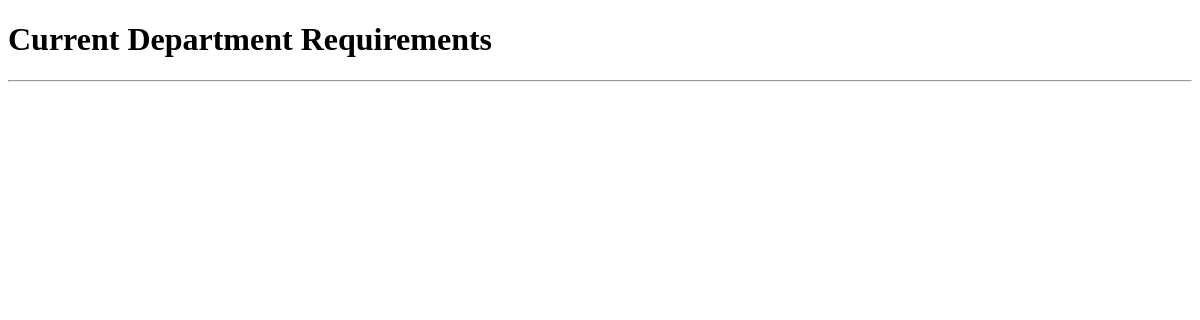
The app's page /degree_checklist/department_requirements_list, older data.
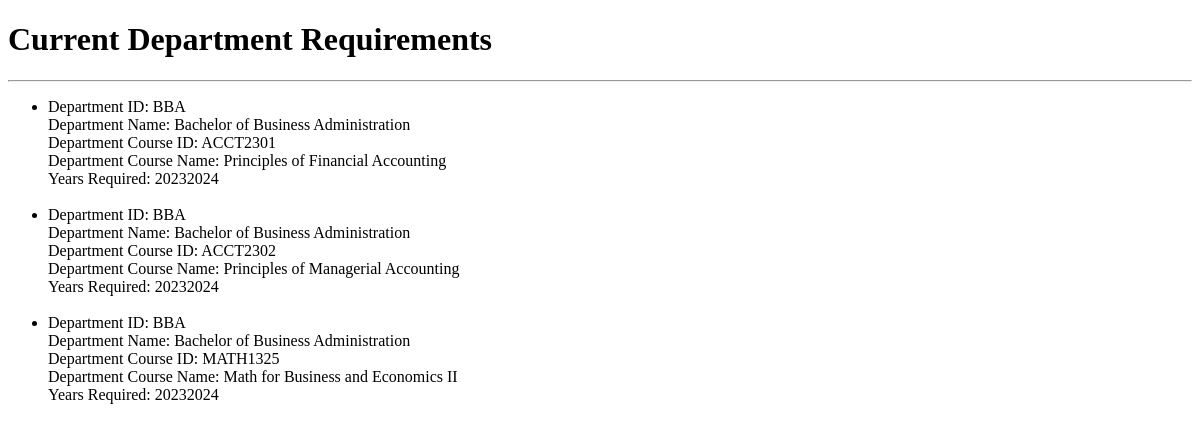
The same page, newer data.
### degree_checklist/models.py (models this page shows, shortened)
class Department_Requirements(models.Model):
    DepartmentID = models.CharField(max_length=10, help_text="Department ID")
    DepartmentName = models.CharField(
        max_length=50, help_text="Department Name")
    DepCourseID = models.CharField(max_length=10, help_text="Course ID")
    DepCourseName = models.CharField(
        max_length=75, help_text="Course Name", null=True)
    YearsRequired = models.IntegerField(help_text="List of Years Required")

### degree_checklist/views.py (the view)
# urls.py: path('degree_checklist/department_requirements_list',
def department_requirements_list(request):
    context = {}
    context["department_requirements_list"] = Department_Requirements.objects.all(
    ).order_by('DepartmentID', 'DepartmentName', 'DepCourseID').values()
    return render(request, 'degree_checklist/department_requirements_list.html', context)

### degree_checklist/templates/degree_checklist/department_requirements_list.html (shortened to what this page needs)
<!doctype html>
<html lang="en">
<head>
</head>
<body>
    <h1>Current Department Requirements</h1>
    <hr>
    <ul>
        {% for item in department_requirements_list %}
        <li>
            <span>Department ID: </span> <span>{{ item.DepartmentID }}</span>
            <br>
            <span>Department Name: </span><span>{{ item.DepartmentName }}</span>
            <br>
            <span>Department Course ID: </span><span>{{ item.DepCourseID }}</span>
            <br>
            <span>Department Course Name: </span><span>{{ item.DepCourseName }}</span>
            <br>
            <span>Years Required: </span><span>{{ item.YearsRequired }}</span>
            <br>
        </li>
        <br>
        {% endfor %}
    </ul>
</body>
</html>

Row changes from the older to the newer data that the page shows:
added Department_Requirements: DepartmentID "BBA", DepartmentName "Bachelor of Business Administration", DepCourseID "ACCT2301", DepCourseName "Principles of Financial Accounting", YearsRequired "20232024"
added Department_Requirements: DepartmentID "BBA", DepartmentName "Bachelor of Business Administration", DepCourseID "ACCT2302", DepCourseName "Principles of Managerial Accounting", YearsRequired "20232024"
added Department_Requirements: DepartmentID "BBA", DepartmentName "Bachelor of Business Administration", DepCourseID "MATH1325", DepCourseName "Math for Business and Economics II", YearsRequired "20232024"
